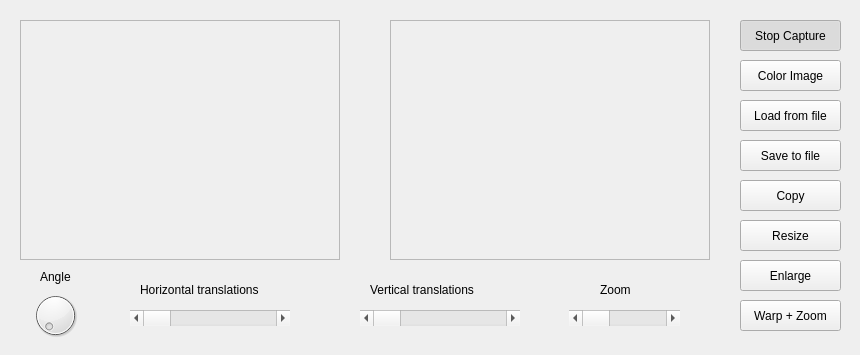
<?xml version="1.0" encoding="UTF-8"?>
<ui version="4.0">
 <class>MainWindow</class>
 <widget class="QWidget" name="MainWindow">
  <property name="geometry">
   <rect>
    <x>0</x>
    <y>0</y>
    <width>860</width>
    <height>355</height>
   </rect>
  </property>
  <property name="windowTitle">
   <string>Proyecto de Visión Artificial</string>
  </property>
  <widget class="QFrame" name="imageFrameS">
   <property name="geometry">
    <rect>
     <x>20</x>
     <y>20</y>
     <width>320</width>
     <height>240</height>
    </rect>
   </property>
   <property name="frameShape">
    <enum>QFrame::StyledPanel</enum>
   </property>
   <property name="frameShadow">
    <enum>QFrame::Raised</enum>
   </property>
  </widget>
  <widget class="QFrame" name="imageFrameD">
   <property name="geometry">
    <rect>
     <x>390</x>
     <y>20</y>
     <width>320</width>
     <height>240</height>
    </rect>
   </property>
   <property name="frameShape">
    <enum>QFrame::StyledPanel</enum>
   </property>
   <property name="frameShadow">
    <enum>QFrame::Raised</enum>
   </property>
  </widget>
  <widget class="QPushButton" name="captureButton">
   <property name="geometry">
    <rect>
     <x>740</x>
     <y>20</y>
     <width>101</width>
     <height>31</height>
    </rect>
   </property>
   <property name="text">
    <string>Stop Capture</string>
   </property>
   <property name="checkable">
    <bool>true</bool>
   </property>
   <property name="checked">
    <bool>true</bool>
   </property>
  </widget>
  <widget class="QPushButton" name="colorButton">
   <property name="geometry">
    <rect>
     <x>740</x>
     <y>60</y>
     <width>101</width>
     <height>31</height>
    </rect>
   </property>
   <property name="text">
    <string>Color Image</string>
   </property>
   <property name="checkable">
    <bool>true</bool>
   </property>
   <property name="checked">
    <bool>false</bool>
   </property>
  </widget>
  <widget class="QPushButton" name="loadFileButton">
   <property name="geometry">
    <rect>
     <x>740</x>
     <y>100</y>
     <width>101</width>
     <height>31</height>
    </rect>
   </property>
   <property name="text">
    <string>Load from file</string>
   </property>
  </widget>
  <widget class="QPushButton" name="saveFileButton">
   <property name="geometry">
    <rect>
     <x>740</x>
     <y>140</y>
     <width>101</width>
     <height>31</height>
    </rect>
   </property>
   <property name="text">
    <string>Save to file</string>
   </property>
  </widget>
  <widget class="QPushButton" name="copyButton">
   <property name="geometry">
    <rect>
     <x>740</x>
     <y>180</y>
     <width>101</width>
     <height>31</height>
    </rect>
   </property>
   <property name="text">
    <string>Copy</string>
   </property>
  </widget>
  <widget class="QPushButton" name="resizeButton">
   <property name="geometry">
    <rect>
     <x>740</x>
     <y>220</y>
     <width>101</width>
     <height>31</height>
    </rect>
   </property>
   <property name="text">
    <string>Resize</string>
   </property>
  </widget>
  <widget class="QPushButton" name="enlargeButton">
   <property name="geometry">
    <rect>
     <x>740</x>
     <y>260</y>
     <width>101</width>
     <height>31</height>
    </rect>
   </property>
   <property name="text">
    <string>Enlarge</string>
   </property>
  </widget>
  <widget class="QDial" name="angleDial">
   <property name="geometry">
    <rect>
     <x>30</x>
     <y>290</y>
     <width>51</width>
     <height>51</height>
    </rect>
   </property>
  </widget>
  <widget class="QScrollBar" name="horizontalTranslation">
   <property name="geometry">
    <rect>
     <x>130</x>
     <y>310</y>
     <width>160</width>
     <height>16</height>
    </rect>
   </property>
   <property name="orientation">
    <enum>Qt::Horizontal</enum>
   </property>
  </widget>
  <widget class="QScrollBar" name="verticalTranslation">
   <property name="geometry">
    <rect>
     <x>360</x>
     <y>310</y>
     <width>160</width>
     <height>16</height>
    </rect>
   </property>
   <property name="orientation">
    <enum>Qt::Horizontal</enum>
   </property>
  </widget>
  <widget class="QScrollBar" name="zoomTranslation">
   <property name="geometry">
    <rect>
     <x>569</x>
     <y>310</y>
     <width>111</width>
     <height>16</height>
    </rect>
   </property>
   <property name="orientation">
    <enum>Qt::Horizontal</enum>
   </property>
  </widget>
  <widget class="QLabel" name="label">
   <property name="geometry">
    <rect>
     <x>140</x>
     <y>280</y>
     <width>141</width>
     <height>20</height>
    </rect>
   </property>
   <property name="text">
    <string>Horizontal translations</string>
   </property>
  </widget>
  <widget class="QLabel" name="label_2">
   <property name="geometry">
    <rect>
     <x>40</x>
     <y>270</y>
     <width>58</width>
     <height>14</height>
    </rect>
   </property>
   <property name="text">
    <string>Angle</string>
   </property>
  </widget>
  <widget class="QLabel" name="label_3">
   <property name="geometry">
    <rect>
     <x>370</x>
     <y>280</y>
     <width>141</width>
     <height>20</height>
    </rect>
   </property>
   <property name="text">
    <string>Vertical translations</string>
   </property>
  </widget>
  <widget class="QLabel" name="label_4">
   <property name="geometry">
    <rect>
     <x>600</x>
     <y>280</y>
     <width>51</width>
     <height>20</height>
    </rect>
   </property>
   <property name="text">
    <string>Zoom</string>
   </property>
  </widget>
  <widget class="QPushButton" name="warpZoomButton">
   <property name="geometry">
    <rect>
     <x>740</x>
     <y>300</y>
     <width>101</width>
     <height>31</height>
    </rect>
   </property>
   <property name="text">
    <string>Warp + Zoom</string>
   </property>
  </widget>
 </widget>
 <resources/>
 <connections/>
</ui>
